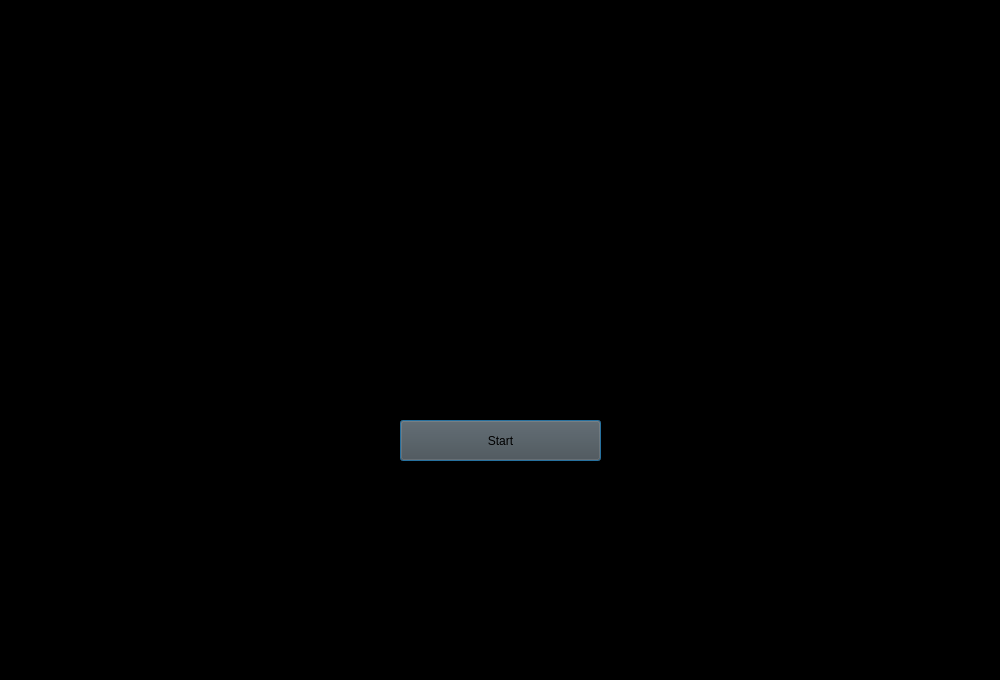
<?xml version="1.0" encoding="UTF-8"?>
<ui version="4.0">
 <class>Application</class>
 <widget class="QDialog" name="Application">
  <property name="geometry">
   <rect>
    <x>0</x>
    <y>0</y>
    <width>1000</width>
    <height>680</height>
   </rect>
  </property>
  <property name="windowTitle">
   <string>Dialog</string>
  </property>
  <property name="styleSheet">
   <string notr="true">background-color: rgb(0,0,0);
</string>
  </property>
  <widget class="QLabel" name="start_image">
   <property name="geometry">
    <rect>
     <x>320</x>
     <y>60</y>
     <width>361</width>
     <height>341</height>
    </rect>
   </property>
   <property name="styleSheet">
    <string notr="true">background: rgb(0,0,0)</string>
   </property>
   <property name="text">
    <string/>
   </property>
  </widget>
  <widget class="QPushButton" name="start">
   <property name="geometry">
    <rect>
     <x>400</x>
     <y>420</y>
     <width>201</width>
     <height>41</height>
    </rect>
   </property>
   <property name="styleSheet">
    <string notr="true">background:rgb(75, 75, 75)</string>
   </property>
   <property name="text">
    <string>Start</string>
   </property>
  </widget>
 </widget>
 <resources/>
 <connections/>
</ui>
